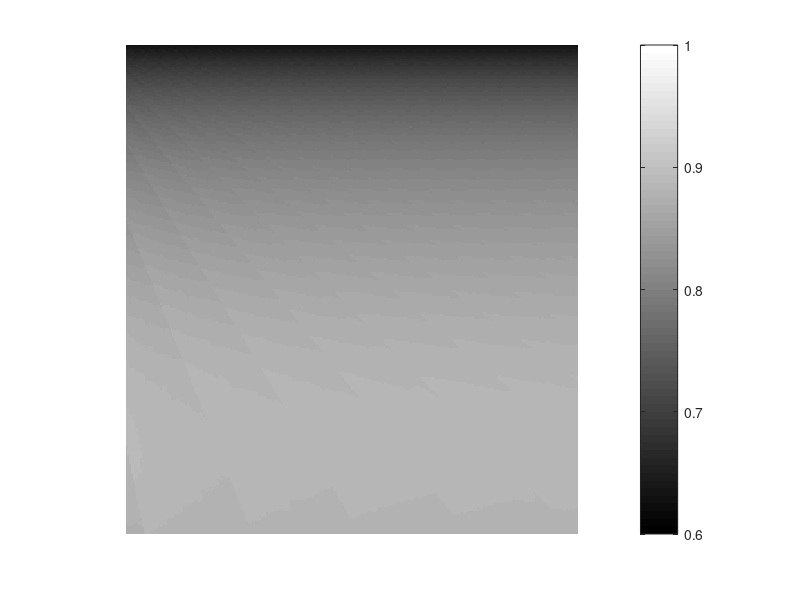

The MATLAB script that drew this image: (Note: this script raises an error after producing the figure.)
clear all
clc
close all

%% Part 1: Simulation of the effect of artery radius and flow velocity on labeling efficiency
% Inversion efficiency (IE) table from the original MRM paper reporting
% BIC-pCASL MRI; Magn Reson Med 2025; DOI: 10.1002/mrm.70086.
inveff=[0.5	0.3855
0.6	0.4220
0.7	0.4549
0.8	0.4848
0.9	0.5121
1.0	0.5370
1.1	0.5597
1.2	0.5807
1.3	0.5999
1.4	0.6174
1.5	0.6334
1.6	0.6483
1.7	0.6622
1.8	0.6751
1.9	0.6871
2.0	0.6983
2.1	0.7085
2.2	0.7183
2.3	0.7274
2.4	0.7359
2.5	0.7441
2.6	0.7515
2.7	0.7586
2.8	0.7653
2.9	0.7717
3.0	0.7777
3.1	0.7837
3.2	0.7888
3.3	0.7940
3.4	0.7992
3.5	0.8040
3.6	0.8083
3.7	0.8126
3.8	0.8170
3.9	0.8209
4.0	0.8248
4.1	0.8281
4.2	0.8315
4.3	0.8349
4.4	0.8384
4.5	0.8413
4.6	0.8442
4.7	0.8471
4.8	0.8500
4.9	0.8524
5.0	0.8553
5.1	0.8577
5.2	0.8601
5.3	0.8625
5.4	0.8643
5.5	0.8666
5.6	0.8684
5.7	0.8709
5.8	0.8726
5.9	0.8744
6.0	0.8761
6.1	0.8778
6.2	0.8795
6.3	0.8806
6.4	0.8823
6.5	0.8839
6.6	0.8852
6.7	0.8861
6.8	0.8877
6.9	0.8888
7.0	0.8901
7.1	0.8908
7.2	0.8920
7.3	0.8932
7.4	0.8938
7.5	0.8951
7.6	0.8961
7.7	0.8967
7.8	0.8981
7.9	0.8982
8.0	0.8997
8.1	0.9005
8.2	0.9012
8.3	0.9020
8.4	0.9027
8.5	0.9035
8.6	0.9043
8.7	0.9050
8.8	0.9060
8.9	0.9060
9.0	0.9077
9.1	0.9077
9.2	0.9083
9.3	0.9096
9.4	0.9101
9.5	0.9113
9.6	0.9115
9.7	0.9120
9.8	0.9133
9.9	0.9136
10.0	0.9154
10.1	0.9159
10.2	0.9163
10.3	0.9177
10.4	0.9183
10.5	0.9187
10.6	0.9202
10.7	0.9202
10.8	0.9209
10.9	0.9213
11.0	0.9228
11.1	0.9237
11.2	0.9242
11.3	0.9256
11.4	0.9267
11.5	0.9267
11.6	0.9272
11.7	0.9287
11.8	0.9298
11.9	0.9298
12.0	0.9304
12.1	0.9319
12.2	0.9331
12.3	0.9331
12.4	0.9338
12.5	0.9352
12.6	0.9352
12.7	0.9365
12.8	0.9373
12.9	0.9373
13.0	0.9386
13.1	0.9399
13.2	0.9399
13.3	0.9407
13.4	0.9407
13.5	0.9420
13.6	0.9432
13.7	0.9432
13.8	0.9441
13.9	0.9441
14.0	0.9453
14.1	0.9453
14.2	0.9463
14.3	0.9463
14.4	0.9472
14.5	0.9472
14.6	0.9482
14.7	0.9482
14.8	0.9490
14.9	0.9490
15.0	0.9499
15.1	0.9499
15.2	0.9507
15.3	0.9507
15.4	0.9511
15.5	0.9511
15.6	0.9518
15.7	0.9518
15.8	0.9518
15.9	0.9525
16.0	0.9525
16.1	0.9524
16.2	0.9524
16.3	0.9528
16.4	0.9528
16.5	0.9528
16.6	0.9532
16.7	0.9532
16.8	0.9532
16.9	0.9524
17.0	0.9524
17.1	0.9524
17.2	0.9524
17.3	0.9524
17.4	0.9524
17.5	0.9524
17.6	0.9524
17.7	0.9508
17.8	0.9508
17.9	0.9508
18.0	0.9502
18.1	0.9502
18.2	0.9502
18.3	0.9497
18.4	0.9497
18.5	0.9497
18.6	0.9471
18.7	0.9471
18.8	0.9471
18.9	0.9471
19.0	0.9457
19.1	0.9457
19.2	0.9457
19.3	0.9446
19.4	0.9446
19.5	0.9446
19.6	0.9446
19.7	0.9408
19.8	0.9408
19.9	0.9408
20.0	0.9383
20.1	0.9383
20.2	0.9383
20.3	0.9383
20.4	0.9364
20.5	0.9364
20.6	0.9364
20.7	0.9364
20.8	0.9311
20.9	0.9311
21.0	0.9311
21.1	0.9311
21.2	0.9273
21.3	0.9273
21.4	0.9273
21.5	0.9273
21.6	0.9273
21.7	0.9244
21.8	0.9244
21.9	0.9244
22.0	0.9244
22.1	0.9174
22.2	0.9174
22.3	0.9174
22.4	0.9174
22.5	0.9174
22.6	0.9120
22.7	0.9120
22.8	0.9120
22.9	0.9120
23.0	0.9120
23.1	0.9079
23.2	0.9079
23.3	0.9079
23.4	0.9079
23.5	0.9079
23.6	0.8989
23.7	0.8989
23.8	0.8989
23.9	0.8989
24.0	0.8989
24.1	0.8915
24.2	0.8915
24.3	0.8915
24.4	0.8915
24.5	0.8915
24.6	0.8915
24.7	0.8860
24.8	0.8860
24.9	0.8860
25.0	0.8860
25.1	0.8860
25.2	0.8860
25.3	0.8746
25.4	0.8746
25.5	0.8746
25.6	0.8746
25.7	0.8746
25.8	0.8746
25.9	0.8650
26.0	0.8650
26.1	0.8650
26.2	0.8650
26.3	0.8650
26.4	0.8650
26.5	0.8578
26.6	0.8578
26.7	0.8578
26.8	0.8578
26.9	0.8578
27.0	0.8578
27.1	0.8578
27.2	0.8437
27.3	0.8437
27.4	0.8437
27.5	0.8437
27.6	0.8437
27.7	0.8437
27.8	0.8437
27.9	0.8315
28.0	0.8315
28.1	0.8315
28.2	0.8315
28.3	0.8315
28.4	0.8315
28.5	0.8315
28.6	0.8315
28.7	0.8222
28.8	0.8222
28.9	0.8222
29.0	0.8222
29.1	0.8222
29.2	0.8222
29.3	0.8222
29.4	0.8222
29.5	0.8049
29.6	0.8049
29.7	0.8049
29.8	0.8049
29.9	0.8049
30.0	0.8049
];

% Testing a series of arterial radius and velocity
mi=1;
for v0=3:0.1:30             % Flow velocity from 3 to 30 cm/s
    wIE=[];
    wvel=[];
    for R=100:2:600         % arterial radius; from 200 to 600 um at steps of 10 um
        r=0:1:R;            % location within the artery by reference to the arterial center;
                            % r = 0 represents the center and r = R represents the
                            % arterial wall
        vel=v0.*(1-r.^2./R.^2);     % Laminar flow
        pos=find(vel<0.5);      % Matching the labeling efficiency table
        r(pos)=[];
        vel(pos)=[];
        IE=inveff(fix((vel-0.4)./0.1),2).';
        area=2*pi*r*1;       % Simualtion spatial resolution is 1 um
        wIE=[wIE sum(IE.*area)./sum(area)];
        wvel=[wvel sum(vel.*area)./sum(area)]; 
    end
    gwIE(mi,:)=wIE;
    mi=mi+1;
end
R=100:10:600;
% Plot the labeling efficiency map
figure;
imshow(gwIE,[0.6 1],'initialmag','fit');
colormap(hot);colorbar;

% Examine the statistical effect of artery radius and flow velocity
s_IE=gwIE(:);
s_rad=ones(size(gwIE,1),1)*(100:2:600);
s_rad=s_rad(:)*1e-6;
s_vel=(3:0.1:30).'*ones(1,size(gwIE,2));
s_vel=s_vel(:);
ds=dataset(s_IE,s_rad,s_vel);
lm1=fitlm(ds,'s_IE ~ s_rad + s_vel')
coefCI(lm1)

%% Part 2: Simulation of the cross-sectional profile of velocity distribution and IE
R=200;      % Artery radius of 200 um as an example
vmax=15;    % Flow velocity of 15 cm/s as an example
velmap=zeros(500,500);
velmap2=zeros(500,500);
for mi=1:500
    for ni=1:500
        if (mi-250).^2+(ni-250).^2 < R.^2 
            % Laminar flow 
            velmap(mi,ni)=(1-((mi-250).^2+(ni-250).^2)./R.^2).*vmax;
            % Plug flow
            velmap2(mi,ni)=vmax;
        end
    end
end
% Display the velocity maps for laminar and plug flows
figure;imshow(velmap,[0 20],'initialmag','fit');colormap(jet);colorbar;title('Velocity map: Laminar');
figure;imshow(velmap2,[0 20],'initialmag','fit');colormap(jet);colorbar;title('Velocity map: Plug');
% Converting the velocity matrix for IE by reference to table
iemap=zeros(500,500);
iemap2=zeros(500,500);
for mi=1:500
    for ni=1:500
        if velmap(mi,ni)>3      % Cutoff velocity for simulation
            % Laminar flow
            iemap(mi,ni)=inveff(fix((velmap(mi,ni)-0.4)./0.1),2);
            % Plug flow
            iemap2(mi,ni)=inveff(fix((velmap2(mi,ni)-0.4)./0.1),2);
        end
    end
end
% Display the IE maps for laminar and plug flows
figure;imshow(iemap,[0.6 1],'initialmag','fit');colormap(hot);colorbar;title('Labeling efficiency: Laminar');
figure;imshow(iemap2,[0.6 1],'initialmag','fit');colormap(hot);colorbar;title('Labeling efficiency: Plug');


%% Part 3: Simulation of dependence of labeling efficiency on flow patterns
R=200;                  % Artery radius of 200 um as an example
wIE=[];
for v0=3:0.1:30         % Velocity range of 3 to 30 cm/s
    r=0:1:R;            % location within the artery by reference to the arterial center;
                        % r = 0 represents the center and r = R represents the
                        % arterial wall
    vel=v0.*(1-r.^2./R.^2);     % Laminar flow
    pos=find(vel<0.5);           % Matching the range of flow velocity in table
    r(pos)=[];
    vel(pos)=[];
    IE=inveff(fix((vel-0.4)./0.1),2).';
    area=2*pi*r*1;       % the simualtion resolution is 1 um
    wIE=[wIE sum(IE.*area)./sum(area)];
end
% Display the dependence of IE on flow velocity for laminar flow
v0=3:0.1:30;
figure;plot(v0,wIE,'b-');
xlabel('Peak velocity (cm/s)');
ylabel('Averaged IE');
W_Plot;
ylim([0.5 1]);
% Display the dependence of IE on flow velocity for plug flow
hold on;plot(v0,inveff(fix((v0-0.4)./0.1),2).','r-');
legend('Laminar flow','Plug flow');
